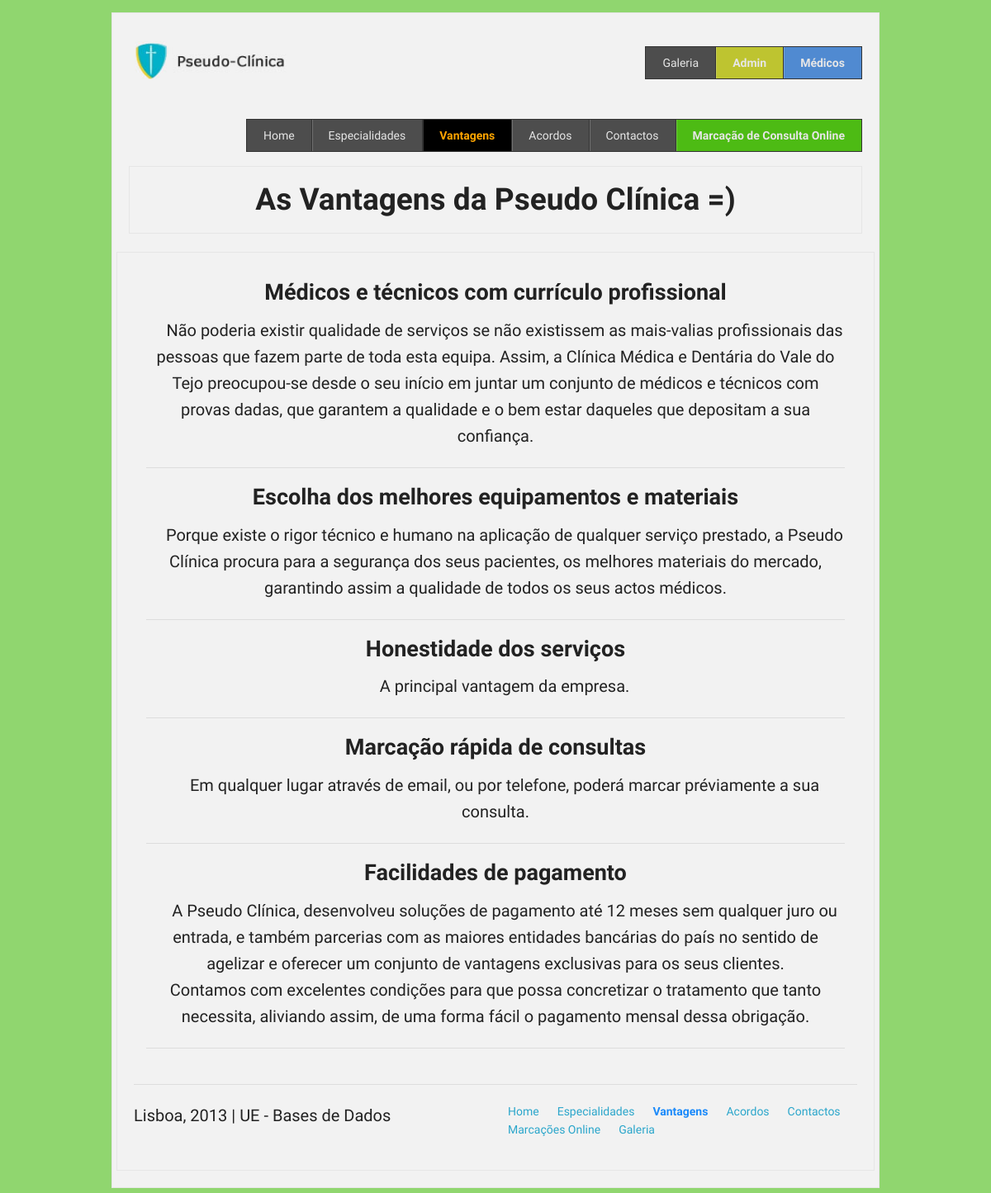
The page /Project_Clinica/vantagens.php on the database its author committed.
### tables this page shows
CREATE TABLE `vantagens` (
  `id` int(10) unsigned NOT NULL AUTO_INCREMENT,
  `titulo` varchar(255) NOT NULL,
  `conteudo_vantagem` text NOT NULL,
  PRIMARY KEY (`id`)
);

### Project_Clinica/vantagens.php (the view, shortened to what this page needs)
<?php require 'MODEL/databaseConnection.php'; ?>
<!DOCTYPE html>
 <html class="no-js" lang="en">
<head>
  <link rel="stylesheet" href="stylesheets/foundation.css">
  <link rel="stylesheet" href="stylesheets/app.css">
</head>
<body>
  <div class="row">
    <div class="twelve columns">
      <div class="panel">
      <div class="row">
        <div class="three columns">
          <h1><a href="index.php"><img src="images/banners_logos/logo.png" /></a></h1>
        </div>
        <div style="text-align: center;" class="nine columns">
          <ul class="nav-bar right">
            <li><a href="PluginGaleria/GaleriaFlag.php">Galeria</a></li>
            <li style="background-color: rgb(190, 196, 48);"><a style="font-weight: bold;" href="admin.php">Admin</a></li>
              <li style="background-color: #508AD1;"><a style="font-weight: bold;" href="medico.php">Médicos</a></li>
          </ul>
        </div>
        <div style="text-align: center;" class="twelve columns">
          <ul class="nav-bar right">
            <li><a href="index.php">Home</a></li>
            <li><a href="especialidades.php">Especialidades</a></li>
            <li class="nav_select"><a href="vantagens.php">Vantagens</a></li>
            <li><a href="acordos.php">Acordos</a></li>
            <li><a href="contactos.php">Contactos</a></li>
            <li style="background-color: #4DBB14; font-weight: bold;"><a href="inscricao.php">Marcação de Consulta Online</a></li>
          </ul>
        </div>
      </div>
      <div class="row">
        <div class="twelve columns">
          <div class="panel">
            <h2 style="text-align: center;"><span class="">As Vantagens da Pseudo Clínica =)</span></h2>
          </div>
        </div>
      </div>
                <div class ="row panel">
                    <div style="text-align: center;" class="twelve columns">
                <?php
                  $sql = 'SELECT titulo, conteudo_vantagem FROM vantagens';
                 ?>
                            <?php if ($result_set = $connection->query($sql)): ?>
                                  <?php foreach ($result_set as $coluna): ?>
                                      <h3><?php echo $coluna['titulo']; ?></h3>
                                      <p class="identacao"> <?php echo nl2br($coluna['conteudo_vantagem']); ?> </p>
                                      <hr>
                                  <?php endforeach ?>
                            <?php endif ?>
                  </div>
      <footer class="row">
        <div class="twelve columns">
          <hr />
          <div class="row">
            <div class="six columns">
              <p>Lisboa, 2013 | UE - Bases de Dados</p>
            </div>
            <div class="six columns">
              <ul class="link-list right">
                <li><a href="index.php">Home</a></li>
                <li><a href="especialidades.php">Especialidades</a></li>
                <li><a class="seleccionado">Vantagens</a></li>
                <li><a href="acordos.php">Acordos</a></li>
                <li><a href="contactos.php">Contactos</a></li>
                <li><a href="inscricao.php">Marcações Online</a></li>
                <li><a href="PluginGaleria/GaleriaFlag.php">Galeria</a></li>
              </ul>
            </div>
          </div>
        </div>
      </footer>
      </div>
    </div>
</div>
</body>
</html>

### Project_Clinica/stylesheets/app.css (style rules this page uses)
body { background: #90D66F; margin-top: 15px; }
p,h1,h2,h3,h4,h5,h6,li { font-family: 'Strait', sans-serif; }
p { font-size: 20px; }
.identacao { text-indent: 22px; }
.seleccionado { color:#1B8AFA; font-weight: bolder; }
.nav_select { background-color: black; }
li.nav_select > a { color:orange; font-weight: bolder; }

### rows shown on the page
vantagens: titulo "Médicos e técnicos com currículo profissional", conteudo_vantagem "Não poderia existir qualidade de serviços se não existissem as mais-valias profissionais das pessoas que fazem parte de toda esta equipa. Assim, a Clínica Médica e Dentária do Vale do Tejo preocupou-se desde o seu início em juntar um conjunto de médicos e técnicos com provas dadas, que garantem a qualidade e o bem estar daqueles que depositam a sua confiança."
vantagens: titulo "Escolha dos melhores equipamentos e materiais", conteudo_vantagem "Porque existe o rigor técnico e humano na aplicação de qualquer serviço prestado, a Pseudo Clínica procura para a segurança dos seus pacientes, os melhores materiais do mercado, garantindo assim a qualidade de todos os seus actos médicos."
vantagens: titulo "Honestidade dos serviços", conteudo_vantagem "A principal vantagem da empresa."
vantagens: titulo "Marcação rápida de consultas", conteudo_vantagem "Em qualquer lugar através de email, ou por telefone, poderá marcar préviamente a sua consulta."
vantagens: titulo "Facilidades de pagamento", conteudo_vantagem "A Pseudo Clínica, desenvolveu soluções de pagamento até 12 meses sem qualquer juro ou entrada, e também parcerias com as maiores entidades bancárias do país no sentido de agelizar e oferecer um conjunto de vantagens exclusivas para os seus clientes. Contamos com excelentes condições para que possa concretizar o tratamento que tanto necessita, aliviando assim, de uma forma fácil o pagamento mensal dessa obrigação."
